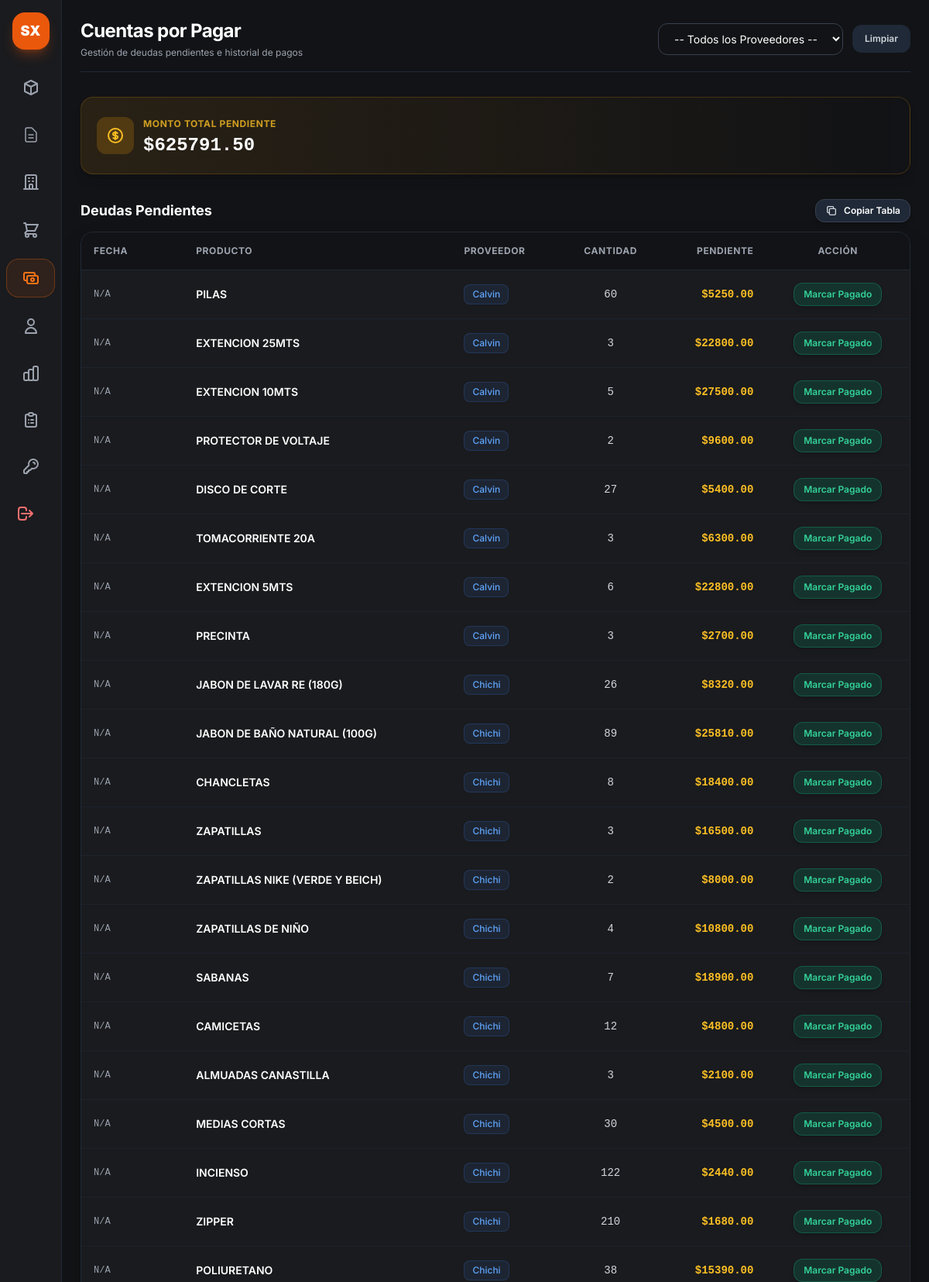
The page /admin/cuentas-por-pagar (signed in, upper part) on the database its author committed.
### app.py (models this page shows, shortened)
class CuentaPorPagar(db.Model):
    __tablename__ = 'cuentas_por_pagar'
    id = db.Column(db.Integer, primary_key=True)
    proveedor_id = db.Column(db.Integer, db.ForeignKey('proveedores.id'))  # Revisa el nombre de tu tabla de proveedores
    producto_id = db.Column(db.Integer, db.ForeignKey('productos.id'))      # Revisa el nombre de tu tabla de productos
    cantidad = db.Column(db.Integer, default=1)
    monto_total = db.Column(db.Float, nullable=False)
    monto_pendiente = db.Column(db.Float, nullable=False)
    fecha = db.Column(db.DateTime, default=datetime.utcnow)
    estado = db.Column(db.String(20), default='pendiente')
    proveedor = db.relationship('Proveedor', backref='cuentas_por_pagar')
    producto = db.relationship('Producto', backref='cuentas_por_pagar')

class Producto(db.Model):
    __tablename__ = 'productos'
    id = db.Column(db.Integer, primary_key=True)
    codigo = db.Column(db.String(50), nullable=True)
    nombre = db.Column(db.String(100), nullable=False)
    unidad_medida = db.Column(db.String(20), default='unidad')
    propietario_id = db.Column(db.Integer, db.ForeignKey('propietarios.id'), nullable=True)
    precio_costo = db.Column(db.Float, default=0.0)
    precio_venta = db.Column(db.Float, default=0.0)
    fecha_vencimiento = db.Column(db.Date, nullable=True)
    proveedor_id = db.Column(db.Integer, db.ForeignKey('proveedores.id'), nullable=True)
    proveedor = db.relationship('Proveedor', backref=db.backref('productos', lazy=True))
    estado_pago = db.Column(db.String(20), default="Pagado")
    monto_pendiente = db.Column(db.Float, default=0.0)
    fecha_creacion = db.Column(db.DateTime, default=datetime.utcnow)
    activo = db.Column(db.Boolean, default=True)
    stocks = db.relationship('StockAlmacen', backref='producto', cascade="all, delete-orphan", lazy=True)

class Proveedor(db.Model):
    __tablename__ = 'proveedores'
    id = db.Column(db.Integer, primary_key=True)
    nombre = db.Column(db.String(100), nullable=False, unique=True)
    telefono = db.Column(db.String(30), nullable=True)
    contacto = db.Column(db.String(100), nullable=True)

### app.py (the view, shortened to what this page needs)
@app.route('/admin/cuentas-por-pagar')
@app.route('/admin/cuentas-por-pagar')
def cuentas_por_pagar():
    if 'user' not in session or session.get('rol') != 'admin':
        return redirect(url_for('login'))
    proveedor_id = request.args.get('proveedor')
    query = CuentaPorPagar.query.filter(
        CuentaPorPagar.monto_pendiente > 0,
        CuentaPorPagar.estado != 'pagado'
    )
    if proveedor_id:
        query = query.filter(CuentaPorPagar.proveedor_id == proveedor_id)
    cuentas = query.all()
    total_adeudado = sum(c.monto_pendiente for c in cuentas)
    proveedores = Proveedor.query.all()
    historial = HistorialPago.query.order_by(HistorialPago.fecha_pago.desc()).all()
    proveedor_obj = Proveedor.query.get(proveedor_id) if proveedor_id else None
    mensaje_wa = ""
    return render_template(
        'cuentas_por_pagar.html',
        cuentas=cuentas,
        total_adeudado=total_adeudado,
        proveedores=proveedores,
        proveedor_seleccionado=proveedor_id,
        proveedor_obj=proveedor_obj,
        mensaje_wa=mensaje_wa,
        historial=historial
    )

### app.py (called while the page is built)
@app.context_processor
def inject_today():
    return {'hoy': date.today()}

### templates/cuentas_por_pagar.html (shortened to what this page needs)
{% extends "base.html" %}
{% block content %}
<div class="p-6 max-w-7xl mx-auto space-y-8">
    <div class="flex flex-col md:flex-row md:items-center md:justify-between gap-4 border-b border-gray-800 pb-4">
        <div>
            <h2 class="text-2xl font-bold text-white tracking-tight">Cuentas por Pagar</h2>
            <p class="text-xs text-gray-400 mt-1">Gestión de deudas pendientes e historial de pagos</p>
        </div>
        <form method="GET" action="{{ url_for('cuentas_por_pagar') }}" class="flex items-center gap-3">
            <select name="proveedor" onchange="this.form.submit()"
                class="bg-[#121316] border border-gray-700 text-white text-sm rounded-xl px-4 py-2.5 focus:border-orange-500 focus:outline-none">
                <option value="">-- Todos los Proveedores --</option>
            </select>
            <a href="{{ url_for('cuentas_por_pagar') }}"
                class="px-4 py-2.5 bg-gray-800 hover:bg-gray-700 text-gray-300 rounded-xl text-xs font-semibold transition-all">
                Limpiar
            </a>
        </form>
    </div>
    <div class="bg-gradient-to-r from-amber-500/10 via-amber-500/5 to-transparent border border-amber-500/20 rounded-2xl p-5 flex flex-col md:flex-row items-center justify-between gap-4 shadow-lg">
        <div class="flex items-center gap-3">
            <div class="p-3 bg-amber-500/20 text-amber-400 rounded-xl">
            </div>
            <div>
                <span class="text-xs uppercase font-bold text-amber-400/80 tracking-wider">Monto Total Pendiente</span>
                <p class="text-2xl font-black text-white font-mono mt-0.5">${{ "%.2f"|format(total_adeudado) }}</p>
            </div>
        </div>
    </div>
    <div class="space-y-3">
        <div class="flex items-center justify-between">
            <h3 class="text-lg font-bold text-white">Deudas Pendientes</h3>
            <button onclick="copiarTabla('tabla-deudas-pendientes', this)" type="button"
                class="flex items-center gap-2 px-3 py-1.5 bg-gray-800 hover:bg-gray-700 text-white rounded-xl text-xs font-semibold transition border border-gray-700 shadow-md">
                <span class="btn-texto">Copiar Tabla</span>
            </button>
        </div>
        <div class="bg-[#1a1b1e] border border-gray-800 rounded-2xl overflow-hidden shadow-2xl">
            <div class="overflow-x-auto">
                <table id="tabla-deudas-pendientes" class="w-full text-left border-collapse text-sm">
                    <thead>
                        <tr class="bg-[#121316] border-b border-gray-800 text-xs font-semibold text-gray-400 uppercase tracking-wider">
                            <th class="p-4">Fecha</th>
                            <th class="p-4">Producto</th>
                            <th class="p-4">Proveedor</th>
                            <th class="p-4 text-center">Cantidad</th>
                            <th class="p-4 text-right">Pendiente</th>
                            <th class="p-4 text-center no-copiar">Acción</th>
                        </tr>
                    </thead>
                    <tbody class="divide-y divide-gray-800/60 text-gray-300">
                        {% for item in cuentas %}
                        <tr class="hover:bg-gray-800/30 transition-colors">
                            <td class="p-4 font-mono text-xs text-gray-400">
                                {% if item.fecha %}
                                    {{ item.fecha.strftime('%Y-%m-%d') if item.fecha.strftime else item.fecha }}
                                {% else %}
                                    N/A
                                {% endif %}
                            </td>
                            <td class="p-4 font-semibold text-white">
                                {{ item.producto.nombre if item.producto else 'Producto/Servicio' }}
                            </td>
                            <td class="p-4">
                                <span class="inline-flex items-center px-2.5 py-1 rounded-lg text-xs font-medium bg-blue-500/10 text-blue-400 border border-blue-500/20">
                                    {% if item.proveedor %}
                                        {{ item.proveedor.nombre }}
                                    {% else %}
                                        Sin Proveedor
                                    {% endif %}
                                </span>
                            </td>
                            <td class="p-4 text-center font-mono">
                                {{ item.cantidad }}
                            </td>
                            <td class="p-4 text-right font-mono font-bold text-amber-400">
                                ${{ "%.2f"|format(item.monto_pendiente or 0.0) }}
                            </td>
                            <td class="p-4 text-center no-copiar">
                                <form method="POST"
                                    action="{{ url_for('pagar_cuenta_proveedor', id=item.id) }}"
                                    onsubmit="return solicitarCantidad(this, {{ item.cantidad }})">
                                    <button type="submit"
                                        class="px-3 py-1.5 bg-emerald-600/20 hover:bg-emerald-600 text-emerald-400 hover:text-white border border-emerald-500/30 rounded-xl text-xs font-semibold transition-all shadow-md">
                                        Marcar Pagado
                                    </button>
                                </form>
                            </td>
                        </tr>
                        {% else %}
                        <tr>
                            <td colspan="6" class="p-8 text-center text-gray-500 font-medium">
                                No hay cuentas pendientes por pagar.
                            </td>
                        </tr>
                        {% endfor %}
                    </tbody>
                </table>
            </div>
        </div>
    </div>
</div>
{% endblock %}

### static/css/style.css (style rules this page uses)
body { font-family: 'Inter', sans-serif; }

### rows shown on the page
CuentaPorPagar: shows "N/A", producto "PILAS", proveedor.nombre "Calvin", cantidad "60", monto_pendiente "5250.00"
CuentaPorPagar: shows "N/A", producto "EXTENCION 25MTS", proveedor.nombre "Calvin", cantidad "3", monto_pendiente "22800.00"
CuentaPorPagar: shows "N/A", producto "EXTENCION 10MTS", proveedor.nombre "Calvin", cantidad "5", monto_pendiente "27500.00"
CuentaPorPagar: shows "N/A", producto "PROTECTOR DE VOLTAJE", proveedor.nombre "Calvin", cantidad "2", monto_pendiente "9600.00"
CuentaPorPagar: shows "N/A", producto "DISCO DE CORTE", proveedor.nombre "Calvin", cantidad "27", monto_pendiente "5400.00"
CuentaPorPagar: shows "N/A", producto "TOMACORRIENTE 20A", proveedor.nombre "Calvin", cantidad "3", monto_pendiente "6300.00"
CuentaPorPagar: shows "N/A", producto "EXTENCION 5MTS", proveedor.nombre "Calvin", cantidad "6", monto_pendiente "22800.00"
CuentaPorPagar: shows "N/A", producto "PRECINTA", proveedor.nombre "Calvin", cantidad "3", monto_pendiente "2700.00"
CuentaPorPagar: shows "N/A", producto "JABON DE LAVAR RE (180G)", proveedor.nombre "Chichi", cantidad "26", monto_pendiente "8320.00"
CuentaPorPagar: shows "N/A", producto "JABON DE BAÑO NATURAL (100G)", proveedor.nombre "Chichi", cantidad "89", monto_pendiente "25810.00"
CuentaPorPagar: shows "N/A", producto "CHANCLETAS", proveedor.nombre "Chichi", cantidad "8", monto_pendiente "18400.00"
CuentaPorPagar: shows "N/A", producto "ZAPATILLAS", proveedor.nombre "Chichi", cantidad "3", monto_pendiente "16500.00"
CuentaPorPagar: shows "N/A", producto "ZAPATILLAS NIKE (VERDE Y BEICH)", proveedor.nombre "Chichi", cantidad "2", monto_pendiente "8000.00"
CuentaPorPagar: shows "N/A", producto "ZAPATILLAS DE NIÑO", proveedor.nombre "Chichi", cantidad "4", monto_pendiente "10800.00"
CuentaPorPagar: shows "N/A", producto "SABANAS", proveedor.nombre "Chichi", cantidad "7", monto_pendiente "18900.00"
CuentaPorPagar: shows "N/A", producto "CAMICETAS", proveedor.nombre "Chichi", cantidad "12", monto_pendiente "4800.00"
CuentaPorPagar: shows "N/A", producto "ALMUADAS CANASTILLA", proveedor.nombre "Chichi", cantidad "3", monto_pendiente "2100.00"
CuentaPorPagar: shows "N/A", producto "MEDIAS CORTAS", proveedor.nombre "Chichi", cantidad "30", monto_pendiente "4500.00"
CuentaPorPagar: shows "N/A", producto "INCIENSO", proveedor.nombre "Chichi", cantidad "122", monto_pendiente "2440.00"
CuentaPorPagar: shows "N/A", producto "ZIPPER", proveedor.nombre "Chichi", cantidad "210", monto_pendiente "1680.00"
CuentaPorPagar: shows "N/A", producto "POLIURETANO", proveedor.nombre "Chichi", cantidad "38", monto_pendiente "15390.00"

### other values the page prints
{{ "%.2f"|format(total_adeudado) }} "625791.50"
